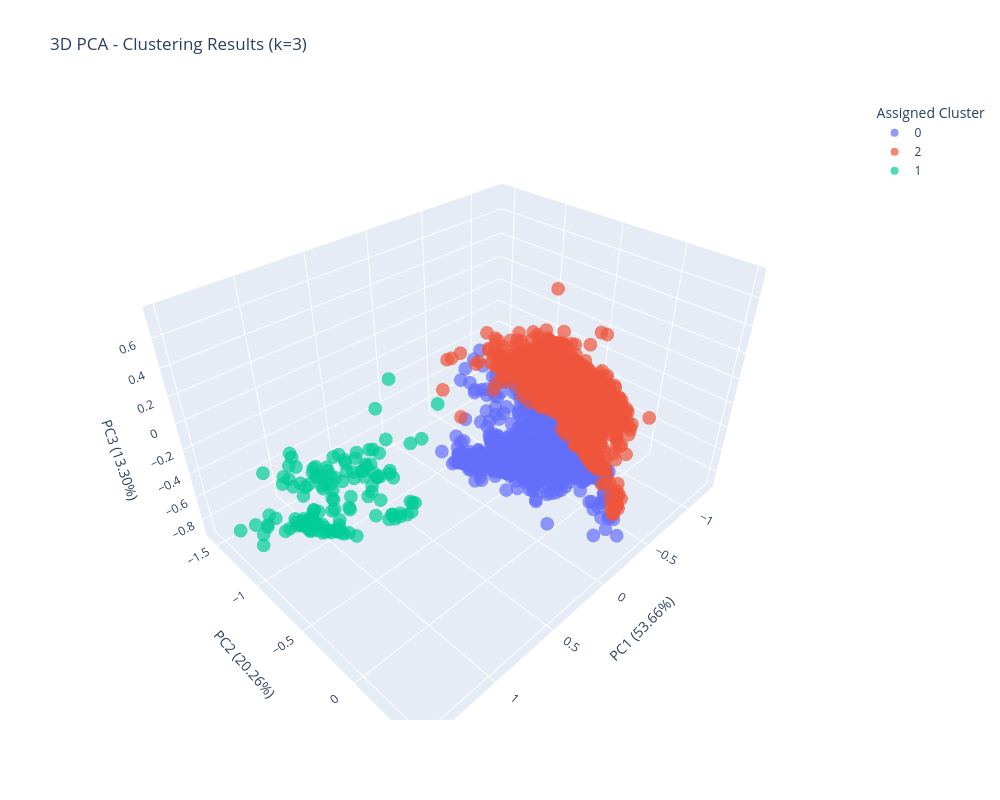
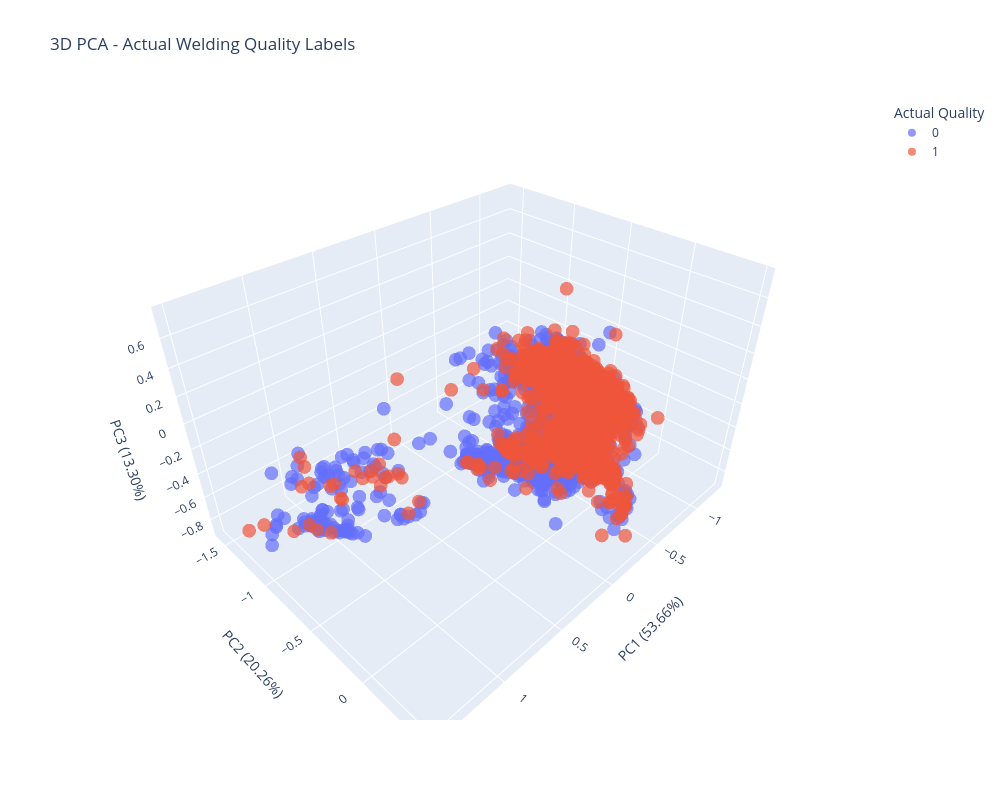

Notebook cell for these charts, in order:
### Markdown cell above
## Exercise 4.6: Advanced 3D Visualization

Visualize the clustering results using interactive 3D plots with Plotly.

1. Use PCA to reduce the dimensionality of our feature space to 3 components
2. Create two visualizations:
   - Points colored by assigned cluster
   - Same points colored by actual quality labels
3. Include the explained variance for each principal component in the axis labels
4. Save the figures to the plot_path


This visualization will help us understand how well our clustering approach aligns with the known quality designations.

#### Note:
- You can use the following links to find more information about the PCA:
   - https://en.wikipedia.org/wiki/Principal_component_analysis
   - https://scikit-learn.org/stable/modules/generated/sklearn.decomposition.PCA.html

### Code cell
from sklearn.decomposition import PCA
import pandas as pd
import plotly.express as px
import numpy as np

# Number of clusters
n_clusters = len(np.unique(feature_clusters))

# 1. Reduce dimensionality to 3 components using PCA
pca = PCA(n_components=3)

X_pca = pca.fit_transform(X_scaled)

# Calculate explained variance
explained_variance = pca.explained_variance_ratio_ * 100

print("Explained variance:")
for i, variance in enumerate(explained_variance):
    print(f"PC{i+1}: {variance:.2f}%")

print(f"Total explained variance: {explained_variance.sum():.2f}%")

# 2. Create DataFrame for visualization
pca_df = pd.DataFrame({
    "PC1": X_pca[:, 0],
    "PC2": X_pca[:, 1],
    "PC3": X_pca[:, 2],
    "Cluster": feature_clusters.astype(str),
    "Quality": y_features.astype(str)
})

# Axis labels including explained variance
pc1_label = f"PC1 ({explained_variance[0]:.2f}%)"
pc2_label = f"PC2 ({explained_variance[1]:.2f}%)"
pc3_label = f"PC3 ({explained_variance[2]:.2f}%)"

# 3. Visualization colored by assigned clusters
fig1 = px.scatter_3d(
    pca_df,
    x="PC1",
    y="PC2",
    z="PC3",
    color="Cluster",
    title=f"3D PCA - Clustering Results (k={n_clusters})",
    labels={
        "PC1": pc1_label,
        "PC2": pc2_label,
        "PC3": pc3_label,
        "Cluster": "Assigned Cluster"
    },
    opacity=0.7
)

fig1.update_layout(
    width=1000,
    height=800
)

# 4. Visualization colored by actual quality labels
fig2 = px.scatter_3d(
    pca_df,
    x="PC1",
    y="PC2",
    z="PC3",
    color="Quality",
    title="3D PCA - Actual Welding Quality Labels",
    labels={
        "PC1": pc1_label,
        "PC2": pc2_label,
        "PC3": pc3_label,
        "Quality": "Actual Quality"
    },
    opacity=0.7
)

fig2.update_layout(
    width=1000,
    height=800
)

# 5. Save both visualizations
fig1_save_path = save_plotly_figure_as_html(
    fig1,
    plot_path / f"clusters_3d_{n_clusters}_clusters"
)

fig2_save_path = save_plotly_figure_as_html(
    fig2,
    plot_path / f"quality_3d_{n_clusters}_clusters"
)

# Display visualizations
fig1.show()
fig2.show()

print("Saved figures:")
print(fig1_save_path)
print(fig2_save_path)

### Figure 1 — Plotly figure (JSON) as saved in the notebook; plotly's stock layout.template omitted (floating-point values rounded to 4 significant figures; data arrays with more than 128 entries replaced by an {"elided": "..."} marker saying what was removed)
{"data": [{"hovertemplate": "Assigned Cluster=0<br>PC1 (53.66%)=%{x}<br>PC2 (20.26%)=%{y}<br>PC3 (13.30%)=%{z}<extra></extra>", "legendgroup": "0", "marker": {"color": "#636efa", "opacity": 0.7, "symbol": "circle"}, "mode": "markers", "name": "0", "scene": "scene", "showlegend": true, "type": "scatter3d", "x": {"elided": "2816 float values"}, "y": {"elided": "2816 float values"}, "z": {"elided": "2816 float values"}}, {"hovertemplate": "Assigned Cluster=2<br>PC1 (53.66%)=%{x}<br>PC2 (20.26%)=%{y}<br>PC3 (13.30%)=%{z}<extra></extra>", "legendgroup": "2", "marker": {"color": "#EF553B", "opacity": 0.7, "symbol": "circle"}, "mode": "markers", "name": "2", "scene": "scene", "showlegend": true, "type": "scatter3d", "x": {"elided": "2051 float values"}, "y": {"elided": "2051 float values"}, "z": {"elided": "2051 float values"}}, {"hovertemplate": "Assigned Cluster=1<br>PC1 (53.66%)=%{x}<br>PC2 (20.26%)=%{y}<br>PC3 (13.30%)=%{z}<extra></extra>", "legendgroup": "1", "marker": {"color": "#00cc96", "opacity": 0.7, "symbol": "circle"}, "mode": "markers", "name": "1", "scene": "scene", "showlegend": true, "type": "scatter3d", "x": {"elided": "133 float values"}, "y": {"elided": "133 float values"}, "z": {"elided": "133 float values"}}], "layout": {"height": 800, "legend": {"title": {"text": "Assigned Cluster"}, "tracegroupgap": 0}, "scene": {"domain": {"x": [0, 1], "y": [0, 1]}, "xaxis": {"title": {"text": "PC1 (53.66%)"}}, "yaxis": {"title": {"text": "PC2 (20.26%)"}}, "zaxis": {"title": {"text": "PC3 (13.30%)"}}}, "title": {"text": "3D PCA - Clustering Results (k=3)"}, "width": 1000}}

### Figure 2 — Plotly figure (JSON) as saved in the notebook; plotly's stock layout.template omitted (floating-point values rounded to 4 significant figures; data arrays with more than 128 entries replaced by an {"elided": "..."} marker saying what was removed)
{"data": [{"hovertemplate": "Actual Quality=0<br>PC1 (53.66%)=%{x}<br>PC2 (20.26%)=%{y}<br>PC3 (13.30%)=%{z}<extra></extra>", "legendgroup": "0", "marker": {"color": "#636efa", "opacity": 0.7, "symbol": "circle"}, "mode": "markers", "name": "0", "scene": "scene", "showlegend": true, "type": "scatter3d", "x": {"elided": "2824 float values"}, "y": {"elided": "2824 float values"}, "z": {"elided": "2824 float values"}}, {"hovertemplate": "Actual Quality=1<br>PC1 (53.66%)=%{x}<br>PC2 (20.26%)=%{y}<br>PC3 (13.30%)=%{z}<extra></extra>", "legendgroup": "1", "marker": {"color": "#EF553B", "opacity": 0.7, "symbol": "circle"}, "mode": "markers", "name": "1", "scene": "scene", "showlegend": true, "type": "scatter3d", "x": {"elided": "2176 float values"}, "y": {"elided": "2176 float values"}, "z": {"elided": "2176 float values"}}], "layout": {"height": 800, "legend": {"title": {"text": "Actual Quality"}, "tracegroupgap": 0}, "scene": {"domain": {"x": [0, 1], "y": [0, 1]}, "xaxis": {"title": {"text": "PC1 (53.66%)"}}, "yaxis": {"title": {"text": "PC2 (20.26%)"}}, "zaxis": {"title": {"text": "PC3 (13.30%)"}}}, "title": {"text": "3D PCA - Actual Welding Quality Labels"}, "width": 1000}}
